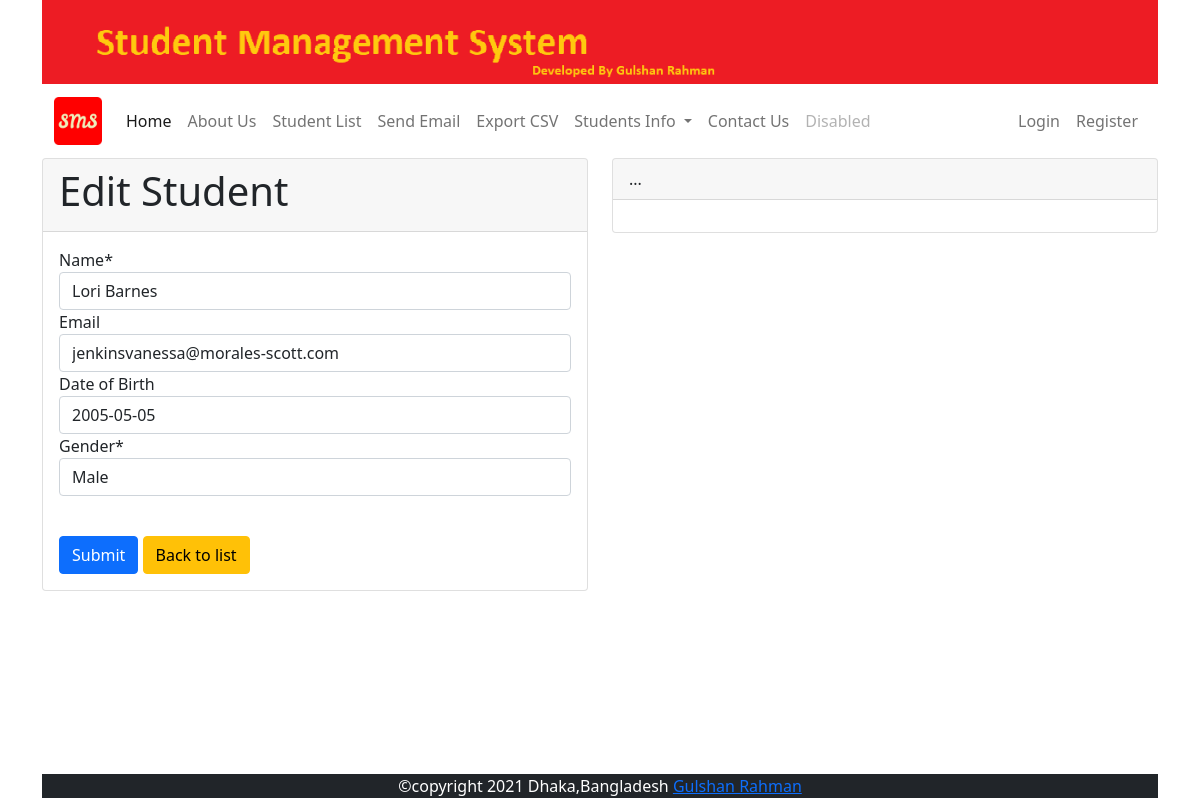
The app's page /stud/edit/46 with its own data.
### studentapp/models.py (models this page shows, shortened)
class Student(models.Model):
    GENDER_CHOICES = [('Male','Male'),('Female','Female'),('Other','Other'),]
    name = models.CharField(max_length=100)
    email = models.EmailField(unique=True,blank=True,null=True)
    dob = models.DateField(default=datetime.now,blank=True)
    gender = models.CharField(max_length=6,choices=GENDER_CHOICES,default='Male')

### studentapp/views.py (the view)
# urls.py: path('edit/<int:id>', views.edit,name='edit'),
def edit(request, id):
    if request.method == "POST":
      student = Student.objects.get(pk = id)
      form = StudentForm(request.POST or None, instance=student)
      if form.is_valid():
          form.save()
          messages.success(request,'Data Updated successfully')
          return redirect('list')
    else:
        student = Student.objects.get(pk = id)
        form = StudentForm(request.POST or None, instance=student)
    context = {'title': 'Edit Student','form':form}
    return render(request,'stud/create.html',context)

### studentapp/forms.py
class StudentForm(forms.ModelForm):
    class Meta:
        model = Student
        fields = "__all__"
        labels = {'dob':'Date of Birth'}

### templates/stud/create.html (shortened to what this page needs)
{% extends 'base.html' %}
{% load static %}
{% block content %}
<form action="" method="POST">
<div class="row">
    <div class="col-sm-6">
        <div class="card">
           <div class="card-header">
            <h1>{{ title }}</h1>
           </div>
            <div class="card-body">
                {% load crispy_forms_tags %}
                {{ form | crispy }}
                <br>
                <button type="submit" class="btn btn-primary mt-3">Submit</button>
                <a href="{% url 'list' %}" class="btn btn-warning mt-3">Back to list</a>
            </div>
          </div>
    </div>
    <div class="col-sm-6">
        <div class="card">
            <div class="card-header">
             ...
            </div>
             <div class="card-body">
             </div>
           </div>
    </div>
</div>
</form>
{% endblock content %}

### records on screen
Student: name "Lori Barnes", email "jenkinsvanessa@morales-scott.com", dob "2005-05-05", gender "Male"

### other values on screen
{{ title }} "Edit Student"
